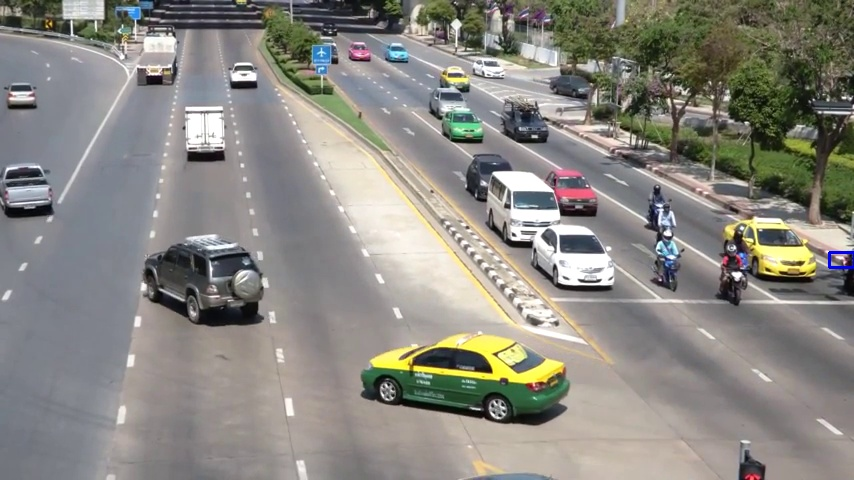
#> input picture opencv/첼.jpg, 854 x 480 px, given in place of monitoring_720.mp4, which was not available
$ jupyter execute C161.ipynb   (text cells are left out)
#> lines starting #> are read from the running program, lines starting #| are printed output that depends on the picture; after the words box and inside, x2 and y2 are one past the last pixel; in counts of white or black regions, pixels touching at a corner belong together; pictures that were not available may be replaced by others from this repository, and a replacement may not be noted
[cell 1]
import numpy as np
import cv2
from matplotlib import pyplot as plt
import os

[cell 2]
VIDEO_PATH = "../resource/video/monitoring_720.mp4"
print(os.path.exists(VIDEO_PATH))

[cell 3]
cap = cv2.VideoCapture(VIDEO_PATH)

[cell 4]
# take first frame of the video
ret, frame = cap.read()
#> frame is the input picture: shape (480, 854, 3); mean B, G, R 129.4, 135.9, 138

[cell 5]
print(ret)
#| True

[cell 6]
plt.figure(figsize=(15, 15))
plt.imshow(frame)
plt.show()

[cell 7]
# setup initial location of window
r, h, c, w = 160, 60, 630, 45 # simply hardcoded the values
track_window = (c, r, w, h)

[cell 8]
# set up the ROI for tracking
roi = frame[r:r+h, c:c+w]
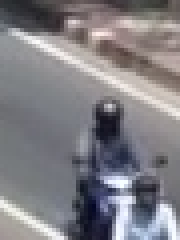
#> roi: shape (60, 45, 3) (shown 4 times larger); mean B, G, R 131.8, 126.9, 128.7
plt.imshow(roi)
plt.show()

[cell 9]
hsv_roi = cv2.cvtColor(roi, cv2.COLOR_BGR2HSV)
#> hsv_roi: shape (60, 45, 3); mean H, S, V 87.5, 27.6, 136.3

[cell 10]
# set up the ROI for tracking
plt.imshow(hsv_roi)
plt.show()

[cell 11]
mask = cv2.inRange(hsv_roi, np.array((0., 60., 32.)), np.array((180., 255., 255.)))
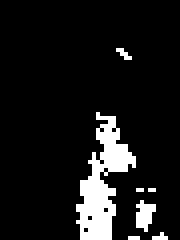
#> mask: shape (60, 45) (shown 4 times larger); 9.7% white; 7 white regions (5 under 20 px), largest, box (x1, y1, x2, y2) and area: (19, 28, 34, 60) 217, (34, 50, 39, 58) 26

[cell 12]
roi_hist = cv2.calcHist([hsv_roi], [0], mask, [180], [0,180])
#> roi_hist = 180 values, max 66 at index 116, min 0 at index 0, mean 1.45
plt.plot(roi_hist, color='b')
plt.xlim([0, 180])
plt.show()
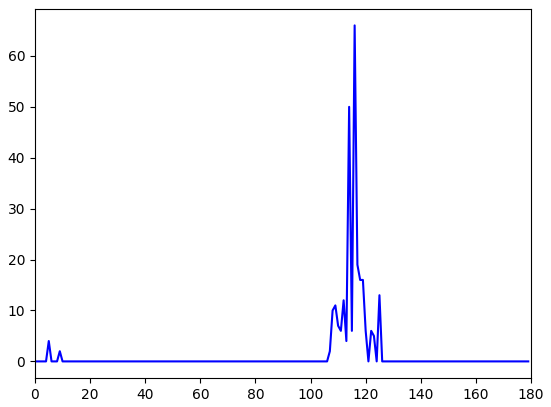
#> figure drawn by matplotlib, 1 panel; curve peaks at x = 116, y = 66

[cell 13]
roi_hist = cv2.normalize(roi_hist, roi_hist, 0, 255, cv2.NORM_MINMAX)
#> roi_hist = 180 values, max 255 at index 116, min 0 at index 0, mean 5.6
plt.plot(roi_hist, color='b')
plt.xlim([0, 180])
plt.show()
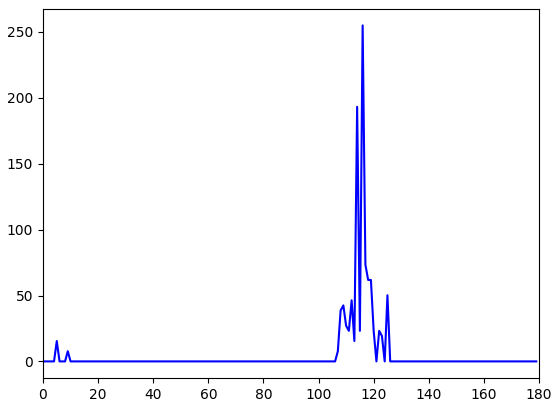
#> figure drawn by matplotlib, 1 panel; curve peaks at x = 116, y = 255

[cell 14]
# Setup the termination criteria, either 10 iteration or move by atleast 1 pt
term_crit = (cv2.TERM_CRITERIA_EPS | cv2.TERM_CRITERIA_COUNT, 10, 1)

[cell 15]
while(1):
    ret ,frame = cap.read()
    if ret == True:
        hsv = cv2.cvtColor(frame, cv2.COLOR_BGR2HSV)
#> hsv: shape (480, 854, 3); mean H, S, V 63.3, 35.2, 142.8

        dst = cv2.calcBackProject([hsv], [0], roi_hist, [0, 180], 1)
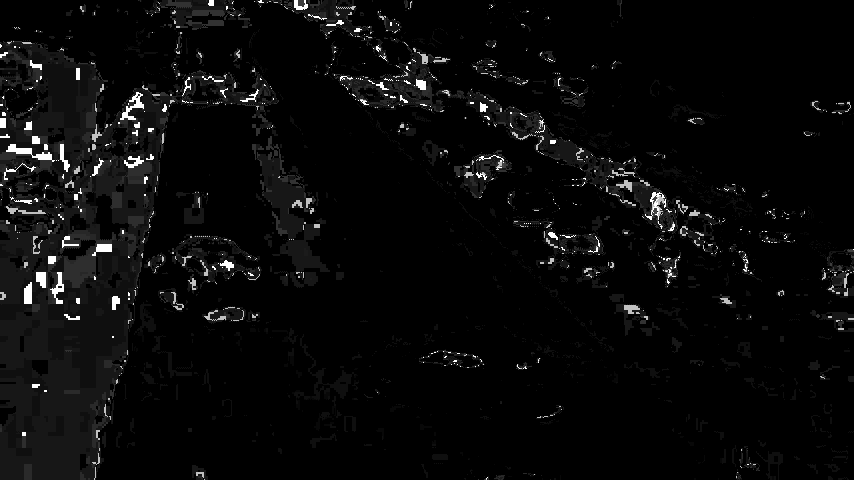
#> dst: shape (480, 854); min 0, max 255, mean 9.4
        # apply meanshift to get the new location
        ret, track_window = cv2.meanShift(dst, track_window, term_crit)
#> ret = 5; track_window = (635, 176, 45, 60)

        # Draw it on image
        x, y, w, h = track_window
#> x = 635; y = 176; w = 45; h = 60
        img2 = cv2.rectangle(frame, (x, y), (x + w, y + h), 255, 2)
        cv2.imshow("img2", img2)
        k = cv2.waitKey(60) & 0xff
#> (key Esc is pressed here)
        if k == 27:
            break
        else:
            cv2.imwrite(chr(k) + ".jpg", img2)
    else:
        break

cv2.destroyAllWindows()
cap.release()

[cell 16]
import numpy as np
import cv2
from matplotlib import pyplot as plt
import os

[cell 17]
VIDEO_PATH = "../resource/video/monitoring_720.mp4"
print(os.path.exists(VIDEO_PATH))

[cell 18]
cap = cv2.VideoCapture(VIDEO_PATH)

[cell 19]
# take first frame of the video
ret, frame = cap.read()

[cell 20]
# setup initial location of window
r, h, c, w = 160, 60, 630, 45 # simply hardcoded the values
track_window = (c, r, w, h)

[cell 21]
# set up the ROI for tracking
roi = frame[r:r+h, c:c+w]
hsv_roi = cv2.cvtColor(roi, cv2.COLOR_BGR2HSV)
mask = cv2.inRange(hsv_roi, np.array((0., 60., 32.)), np.array((180., 255., 255.)))
roi_hist = cv2.calcHist([hsv_roi], [0], mask, [180], [0, 180])
#> roi_hist = 180 values, max 66 at index 116, min 0 at index 0, mean 1.45
roi_hist = cv2.normalize(roi_hist, roi_hist, 0, 255, cv2.NORM_MINMAX)
#> roi_hist = 180 values, max 255 at index 116, min 0 at index 0, mean 5.6

[cell 22]
# Setup the termination criteria, either 10 iteration or move by atleast 1 pt
term_crit = (cv2.TERM_CRITERIA_EPS | cv2.TERM_CRITERIA_COUNT, 10, 1)

[cell 23]
while(1):
    ret, frame = cap.read()
    if ret == True:
        hsv = cv2.cvtColor(frame, cv2.COLOR_BGR2HSV)
        dst = cv2.calcBackProject([hsv], [0], roi_hist, [0, 180], 1)
        # apply meanshift to get the new location
        ret, track_window = cv2.CamShift(dst, track_window, term_crit)
#> ret = ((656.5, 205), (45.01, 82.77), 134.5); track_window = (626, 175, 61, 60)
        # Draw it on image
        x, y, w, h = track_window
#> x = 626; y = 175; w = 61
        img2 = cv2.rectangle(frame, (x, y), (x + w, y + h), 255, 2)
        cv2.imshow("img2", img2)
        k = cv2.waitKey(60) & 0xff
#> (key Esc is pressed here)
        if k == 27:
            break
        else:
            cv2.imwrite(chr(k) + ".jpg", img2)
    else:
        break

cv2.destroyAllWindows()
cap.release()
